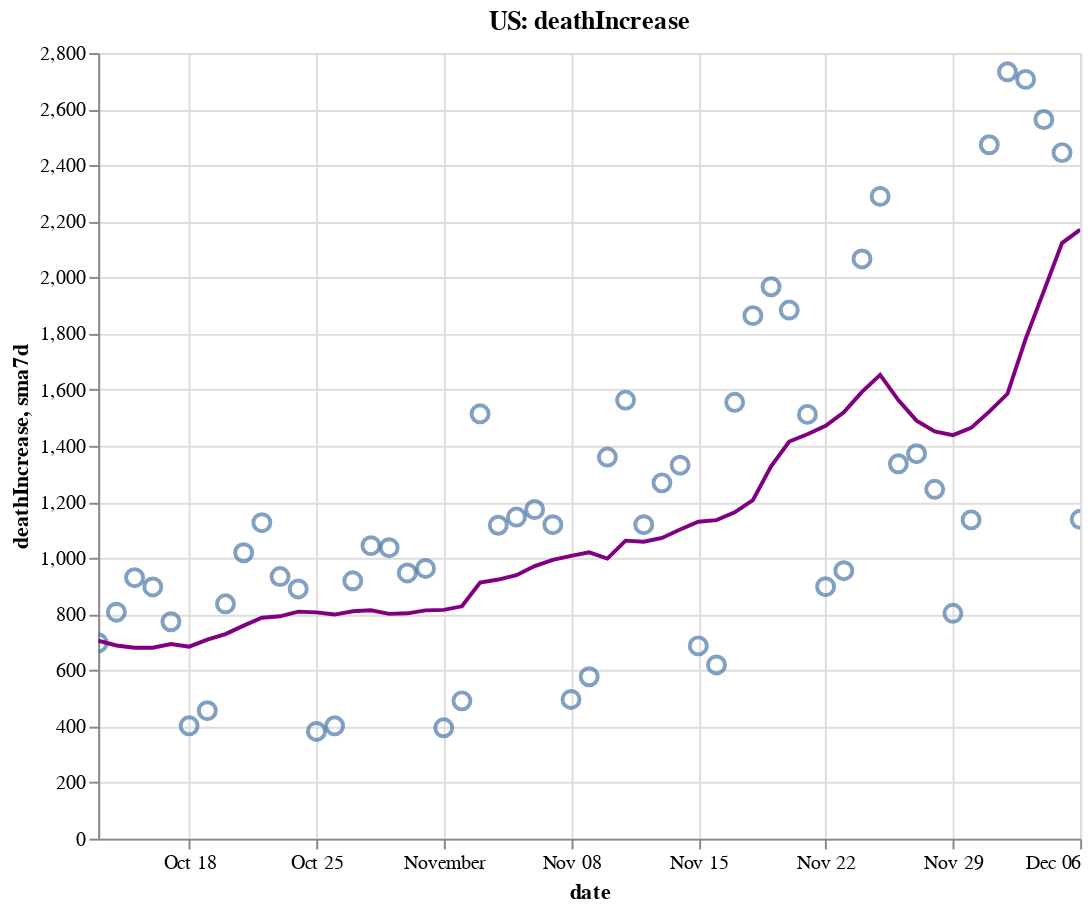

This figure's notebook cell:
### Code cell
create_plot(us, 'deathIncrease')

### Figure 1 — Vega-Lite specification as saved in the notebook (floating-point values rounded to 4 significant figures)
{"config": {"view": {"continuousWidth": 400, "continuousHeight": 300}}, "layer": [{"layer": [{"mark": {"type": "point", "size": 75}, "encoding": {"tooltip": [{"type": "temporal", "field": "date"}, {"type": "quantitative", "field": "deathIncrease"}, {"type": "quantitative", "field": "sma7d"}], "x": {"type": "temporal", "field": "date"}, "y": {"type": "quantitative", "field": "deathIncrease"}}, "selection": {"selector006": {"type": "interval", "bind": "scales", "encodings": ["x", "y"]}}}, {"mark": {"type": "line", "color": "purple"}, "encoding": {"x": {"type": "temporal", "field": "date"}, "y": {"type": "quantitative", "field": "sma7d"}}}]}, {"mark": {"type": "rule", "color": "#aaa"}, "encoding": {"x": {"type": "temporal", "field": "date"}}, "transform": [{"filter": {"selection": "selector005"}}]}, {"mark": "circle", "encoding": {"opacity": {"condition": {"value": 1, "selection": "selector005"}, "value": 0}, "tooltip": [{"type": "temporal", "field": "date"}, {"type": "quantitative", "field": "deathIncrease"}, {"type": "quantitative", "field": "sma7d"}], "x": {"type": "temporal", "field": "date"}, "y": {"type": "quantitative", "field": "deathIncrease"}}, "selection": {"selector005": {"type": "single", "encodings": ["x"], "on": "mouseover", "nearest": true, "empty": "none"}}}, {"mark": {"type": "text", "align": "left", "dx": 5, "dy": -5, "stroke": "white", "strokeWidth": 2}, "encoding": {"text": {"type": "quantitative", "field": "deathIncrease"}, "tooltip": [{"type": "temporal", "field": "date"}, {"type": "quantitative", "field": "deathIncrease"}, {"type": "quantitative", "field": "sma7d"}], "x": {"type": "temporal", "field": "date"}, "y": {"type": "quantitative", "field": "deathIncrease"}}, "transform": [{"filter": {"selection": "selector005"}}]}, {"mark": {"type": "text", "align": "left", "dx": 5, "dy": -5}, "encoding": {"text": {"type": "quantitative", "field": "deathIncrease"}, "tooltip": [{"type": "temporal", "field": "date"}, {"type": "quantitative", "field": "deathIncrease"}, {"type": "quantitative", "field": "sma7d"}], "x": {"type": "temporal", "field": "date"}, "y": {"type": "quantitative", "field": "deathIncrease"}}, "transform": [{"filter": {"selection": "selector005"}}]}], "data": {"name": "data-d6f668785bfe2f1cc777ea41ac97854c"}, "height": 400, "title": "US: deathIncrease", "width": 500, "$schema": "https://vega.github.io/schema/vega-lite/v4.8.1.json", "datasets": {"data-d6f668785bfe2f1cc777ea41ac97854c": [{"date": "2020-10-13T00:00:00", "totalTestResultsIncrease": 1052000.0, "positiveIncrease": 48590.0, "death": 207700.0, "deathIncrease": 698.0, "positiveRate": 0.046, "state": "US", "sma7d": 705.3}, {"date": "2020-10-14T00:00:00", "totalTestResultsIncrease": 1045000.0, "positiveIncrease": 56120.0, "death": 208500.0, "deathIncrease": 807.0, "positiveRate": 0.054, "state": "US", "sma7d": 688.4}, {"date": "2020-10-15T00:00:00", "totalTestResultsIncrease": 1109000.0, "positiveIncrease": 63390.0, "death": 209400.0, "deathIncrease": 930.0, "positiveRate": 0.057, "state": "US", "sma7d": 680.6}, {"date": "2020-10-16T00:00:00", "totalTestResultsIncrease": 1231000.0, "positiveIncrease": 68250.0, "death": 210300.0, "deathIncrease": 897.0, "positiveRate": 0.055, "state": "US", "sma7d": 680.4}, {"date": "2020-10-17T00:00:00", "totalTestResultsIncrease": 1299000.0, "positiveIncrease": 57330.0, "death": 211100.0, "deathIncrease": 773.0, "positiveRate": 0.044, "state": "US", "sma7d": 693.6}, {"date": "2020-10-18T00:00:00", "totalTestResultsIncrease": 1052000.0, "positiveIncrease": 48280.0, "death": 211500.0, "deathIncrease": 402.0, "positiveRate": 0.046, "state": "US", "sma7d": 684.1}, {"date": "2020-10-19T00:00:00", "totalTestResultsIncrease": 1135000.0, "positiveIncrease": 57110.0, "death": 212000.0, "deathIncrease": 456.0, "positiveRate": 0.05, "state": "US", "sma7d": 709.0}, {"date": "2020-10-20T00:00:00", "totalTestResultsIncrease": 952700.0, "positiveIncrease": 60550.0, "death": 212800.0, "deathIncrease": 837.0, "positiveRate": 0.064, "state": "US", "sma7d": 728.9}, {"date": "2020-10-21T00:00:00", "totalTestResultsIncrease": 941800.0, "positiveIncrease": 60960.0, "death": 213800.0, "deathIncrease": 1019.0, "positiveRate": 0.065, "state": "US", "sma7d": 759.1}, {"date": "2020-10-22T00:00:00", "totalTestResultsIncrease": 1230000.0, "positiveIncrease": 72840.0, "death": 214900.0, "deathIncrease": 1126.0, "positiveRate": 0.059, "state": "US", "sma7d": 787.1}, {"date": "2020-10-23T00:00:00", "totalTestResultsIncrease": 1383000.0, "positiveIncrease": 82330.0, "death": 215900.0, "deathIncrease": 934.0, "positiveRate": 0.06, "state": "US", "sma7d": 792.4}, {"date": "2020-10-24T00:00:00", "totalTestResultsIncrease": 1323000.0, "positiveIncrease": 83290.0, "death": 216800.0, "deathIncrease": 890.0, "positiveRate": 0.063, "state": "US", "sma7d": 809.1}, {"date": "2020-10-25T00:00:00", "totalTestResultsIncrease": 1188000.0, "positiveIncrease": 64890.0, "death": 217100.0, "deathIncrease": 382.0, "positiveRate": 0.055, "state": "US", "sma7d": 806.3}, {"date": "2020-10-26T00:00:00", "totalTestResultsIncrease": 1211000.0, "positiveIncrease": 62520.0, "death": 217500.0, "deathIncrease": 402.0, "positiveRate": 0.052, "state": "US", "sma7d": 798.6}, {"date": "2020-10-27T00:00:00", "totalTestResultsIncrease": 1071000.0, "positiveIncrease": 72080.0, "death": 218500.0, "deathIncrease": 919.0, "positiveRate": 0.067, "state": "US", "sma7d": 810.3}, {"date": "2020-10-28T00:00:00", "totalTestResultsIncrease": 1096000.0, "positiveIncrease": 78750.0, "death": 219500.0, "deathIncrease": 1044.0, "positiveRate": 0.072, "state": "US", "sma7d": 813.9}, {"date": "2020-10-29T00:00:00", "totalTestResultsIncrease": 1333000.0, "positiveIncrease": 88720.0, "death": 220500.0, "deathIncrease": 1037.0, "positiveRate": 0.067, "state": "US", "sma7d": 801.1}, {"date": "2020-10-30T00:00:00", "totalTestResultsIncrease": 1364000.0, "positiveIncrease": 97240.0, "death": 221500.0, "deathIncrease": 947.0, "positiveRate": 0.071, "state": "US", "sma7d": 803.0}, {"date": "2020-10-31T00:00:00", "totalTestResultsIncrease": 1390000.0, "positiveIncrease": 90580.0, "death": 222500.0, "deathIncrease": 963.0, "positiveRate": 0.065, "state": "US", "sma7d": 813.4}, {"date": "2020-11-01T00:00:00", "totalTestResultsIncrease": 1128000.0, "positiveIncrease": 73850.0, "death": 222900.0, "deathIncrease": 395.0, "positiveRate": 0.065, "state": "US", "sma7d": 815.3}, {"date": "2020-11-02T00:00:00", "totalTestResultsIncrease": 1327000.0, "positiveIncrease": 82050.0, "death": 223300.0, "deathIncrease": 491.0, "positiveRate": 0.062, "state": "US", "sma7d": 828.0}, {"date": "2020-11-03T00:00:00", "totalTestResultsIncrease": 1129000.0, "positiveIncrease": 86670.0, "death": 224900.0, "deathIncrease": 1514.0, "positiveRate": 0.077, "state": "US", "sma7d": 913.0}, {"date": "2020-11-04T00:00:00", "totalTestResultsIncrease": 1223000.0, "positiveIncrease": 103300.0, "death": 226000.0, "deathIncrease": 1117.0, "positiveRate": 0.084, "state": "US", "sma7d": 923.4}, {"date": "2020-11-05T00:00:00", "totalTestResultsIncrease": 1567000.0, "positiveIncrease": 116400.0, "death": 227100.0, "deathIncrease": 1146.0, "positiveRate": 0.074, "state": "US", "sma7d": 939.0}, {"date": "2020-11-06T00:00:00", "totalTestResultsIncrease": 1564000.0, "positiveIncrease": 125800.0, "death": 228300.0, "deathIncrease": 1173.0, "positiveRate": 0.08, "state": "US", "sma7d": 971.3}, {"date": "2020-11-07T00:00:00", "totalTestResultsIncrease": 1413000.0, "positiveIncrease": 129200.0, "death": 229400.0, "deathIncrease": 1119.0, "positiveRate": 0.091, "state": "US", "sma7d": 993.6}, {"date": "2020-11-08T00:00:00", "totalTestResultsIncrease": 1252000.0, "positiveIncrease": 110300.0, "death": 229900.0, "deathIncrease": 496.0, "positiveRate": 0.088, "state": "US", "sma7d": 1008.0}, {"date": "2020-11-09T00:00:00", "totalTestResultsIncrease": 1516000.0, "positiveIncrease": 119400.0, "death": 230500.0, "deathIncrease": 577.0, "positiveRate": 0.079, "state": "US", "sma7d": 1020.0}, {"date": "2020-11-10T00:00:00", "totalTestResultsIncrease": 1252000.0, "positiveIncrease": 131200.0, "death": 231800.0, "deathIncrease": 1360.0, "positiveRate": 0.105, "state": "US", "sma7d": 998.3}, {"date": "2020-11-11T00:00:00", "totalTestResultsIncrease": 1418000.0, "positiveIncrease": 144800.0, "death": 233400.0, "deathIncrease": 1563.0, "positiveRate": 0.102, "state": "US", "sma7d": 1062.0}, {"date": "2020-11-12T00:00:00", "totalTestResultsIncrease": 1476000.0, "positiveIncrease": 152000.0, "death": 234500.0, "deathIncrease": 1119.0, "positiveRate": 0.103, "state": "US", "sma7d": 1058.0}, {"date": "2020-11-13T00:00:00", "totalTestResultsIncrease": 1698000.0, "positiveIncrease": 172100.0, "death": 235800.0, "deathIncrease": 1268.0, "positiveRate": 0.101, "state": "US", "sma7d": 1072.0}, {"date": "2020-11-14T00:00:00", "totalTestResultsIncrease": 1662000.0, "positiveIncrease": 163500.0, "death": 237100.0, "deathIncrease": 1331.0, "positiveRate": 0.098, "state": "US", "sma7d": 1102.0}, {"date": "2020-11-15T00:00:00", "totalTestResultsIncrease": 1615000.0, "positiveIncrease": 144400.0, "death": 237800.0, "deathIncrease": 687.0, "positiveRate": 0.089, "state": "US", "sma7d": 1129.0}, {"date": "2020-11-16T00:00:00", "totalTestResultsIncrease": 1487000.0, "positiveIncrease": 148900.0, "death": 238400.0, "deathIncrease": 619.0, "positiveRate": 0.1, "state": "US", "sma7d": 1135.0}, {"date": "2020-11-17T00:00:00", "totalTestResultsIncrease": 1512000.0, "positiveIncrease": 156700.0, "death": 240000.0, "deathIncrease": 1555.0, "positiveRate": 0.104, "state": "US", "sma7d": 1163.0}, {"date": "2020-11-18T00:00:00", "totalTestResultsIncrease": 1539000.0, "positiveIncrease": 164000.0, "death": 241900.0, "deathIncrease": 1864.0, "positiveRate": 0.107, "state": "US", "sma7d": 1206.0}, {"date": "2020-11-19T00:00:00", "totalTestResultsIncrease": 1821000.0, "positiveIncrease": 182800.0, "death": 243800.0, "deathIncrease": 1967.0, "positiveRate": 0.1, "state": "US", "sma7d": 1327.0}, {"date": "2020-11-20T00:00:00", "totalTestResultsIncrease": 1919000.0, "positiveIncrease": 192800.0, "death": 245700.0, "deathIncrease": 1884.0, "positiveRate": 0.1, "state": "US", "sma7d": 1415.0}, {"date": "2020-11-21T00:00:00", "totalTestResultsIncrease": 2004000.0, "positiveIncrease": 179700.0, "death": 247200.0, "deathIncrease": 1512.0, "positiveRate": 0.09, "state": "US", "sma7d": 1441.0}, {"date": "2020-11-22T00:00:00", "totalTestResultsIncrease": 1744000.0, "positiveIncrease": 150800.0, "death": 248100.0, "deathIncrease": 898.0, "positiveRate": 0.086, "state": "US", "sma7d": 1471.0}, {"date": "2020-11-23T00:00:00", "totalTestResultsIncrease": 1759000.0, "positiveIncrease": 151000.0, "death": 249100.0, "deathIncrease": 955.0, "positiveRate": 0.086, "state": "US", "sma7d": 1519.0}, {"date": "2020-11-24T00:00:00", "totalTestResultsIncrease": 1790000.0, "positiveIncrease": 167000.0, "death": 251100.0, "deathIncrease": 2066.0, "positiveRate": 0.093, "state": "US", "sma7d": 1592.0}, {"date": "2020-11-25T00:00:00", "totalTestResultsIncrease": 1721000.0, "positiveIncrease": 183600.0, "death": 253400.0, "deathIncrease": 2289.0, "positiveRate": 0.107, "state": "US", "sma7d": 1653.0}, {"date": "2020-11-26T00:00:00", "totalTestResultsIncrease": 1170000.0, "positiveIncrease": 126300.0, "death": 254800.0, "deathIncrease": 1336.0, "positiveRate": 0.108, "state": "US", "sma7d": 1563.0}, {"date": "2020-11-27T00:00:00", "totalTestResultsIncrease": 2126000.0, "positiveIncrease": 193700.0, "death": 256100.0, "deathIncrease": 1372.0, "positiveRate": 0.091, "state": "US", "sma7d": 1490.0}, {"date": "2020-11-28T00:00:00", "totalTestResultsIncrease": 1710000.0, "positiveIncrease": 154500.0, "death": 257400.0, "deathIncrease": 1245.0, "positiveRate": 0.09, "state": "US", "sma7d": 1452.0}, {"date": "2020-11-29T00:00:00", "totalTestResultsIncrease": 1290000.0, "positiveIncrease": 135200.0, "death": 258200.0, "deathIncrease": 803.0, "positiveRate": 0.105, "state": "US", "sma7d": 1438.0}, {"date": "2020-11-30T00:00:00", "totalTestResultsIncrease": 1603000.0, "positiveIncrease": 147600.0, "death": 259300.0, "deathIncrease": 1136.0, "positiveRate": 0.092, "state": "US", "sma7d": 1464.0}, {"date": "2020-12-01T00:00:00", "totalTestResultsIncrease": 2341000.0, "positiveIncrease": 176800.0, "death": 261800.0, "deathIncrease": 2473.0, "positiveRate": 0.076, "state": "US", "sma7d": 1522.0}, {"date": "2020-12-02T00:00:00", "totalTestResultsIncrease": 1459000.0, "positiveIncrease": 195800.0, "death": 264500.0, "deathIncrease": 2733.0, "positiveRate": 0.134, "state": "US", "sma7d": 1585.0}, {"date": "2020-12-03T00:00:00", "totalTestResultsIncrease": 1828000.0, "positiveIncrease": 210200.0, "death": 267200.0, "deathIncrease": 2706.0, "positiveRate": 0.115, "state": "US", "sma7d": 1781.0}, {"date": "2020-12-04T00:00:00", "totalTestResultsIncrease": 1855000.0, "positiveIncrease": 224800.0, "death": 269800.0, "deathIncrease": 2563.0, "positiveRate": 0.121, "state": "US", "sma7d": 1951.0}, {"date": "2020-12-05T00:00:00", "totalTestResultsIncrease": 2170000.0, "positiveIncrease": 211100.0, "death": 272200.0, "deathIncrease": 2445.0, "positiveRate": 0.097, "state": "US", "sma7d": 2123.0}, {"date": "2020-12-06T00:00:00", "totalTestResultsIncrease": 1624000.0, "positiveIncrease": 176000.0, "death": 273200.0, "deathIncrease": 1138.0, "positiveRate": 0.108, "state": "US", "sma7d": 2171.0}]}}
